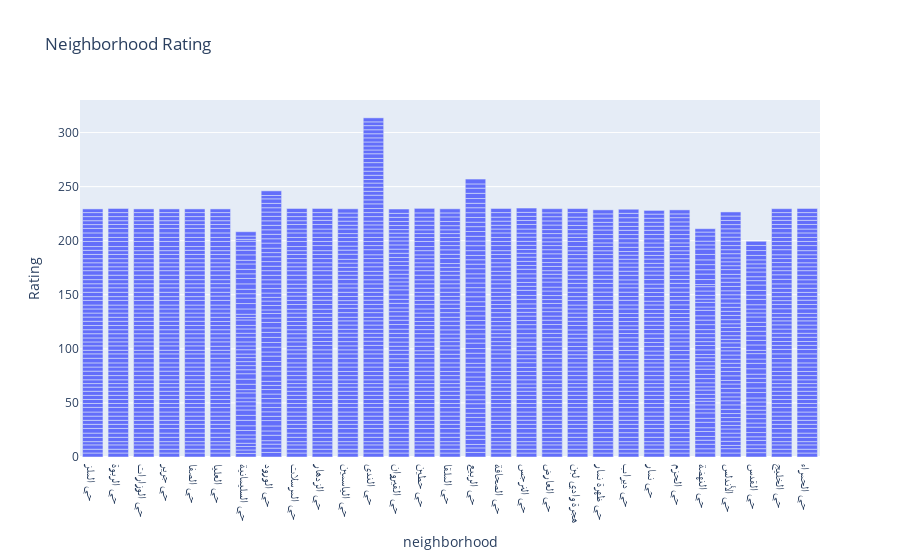

The cell this chart's notebook holds for it:
### Markdown cell above
### 1. Univariate Graphical Analysis:
Method to perform uni-variate analysis will depend on whether the variable type is categorical or numerical.

### Code cell
import plotly.express as px
import pandas as pd

# Create bar chart
fig = px.bar(df, x='neighborhood', y='Rating', title="Neighborhood Rating")

# Customize layout
fig.update_xaxes(title_text="neighborhood")
fig.update_yaxes(title_text="Rating")  # Set y-axis range from 0 to 5

# Show chart
fig.show()

### Figure 1 — Plotly figure (JSON) as saved in the notebook; plotly's stock layout.template omitted (floating-point values rounded to 4 significant figures; data arrays with more than 128 entries replaced by an {"elided": "..."} marker saying what was removed)
{"data": [{"alignmentgroup": "True", "hovertemplate": "neighborhood=%{x}<br>Rating=%{y}<extra></extra>", "legendgroup": "", "marker": {"color": "#636efa", "pattern": {"shape": ""}}, "name": "", "offsetgroup": "", "orientation": "v", "showlegend": false, "textposition": "auto", "type": "bar", "x": {"elided": "1735 str values"}, "xaxis": "x", "y": {"elided": "1735 float values"}, "yaxis": "y"}], "layout": {"barmode": "relative", "legend": {"tracegroupgap": 0}, "title": {"text": "Neighborhood Rating"}, "xaxis": {"anchor": "y", "domain": [0, 1], "title": {"text": "neighborhood"}}, "yaxis": {"anchor": "x", "domain": [0, 1], "title": {"text": "Rating"}}}}
